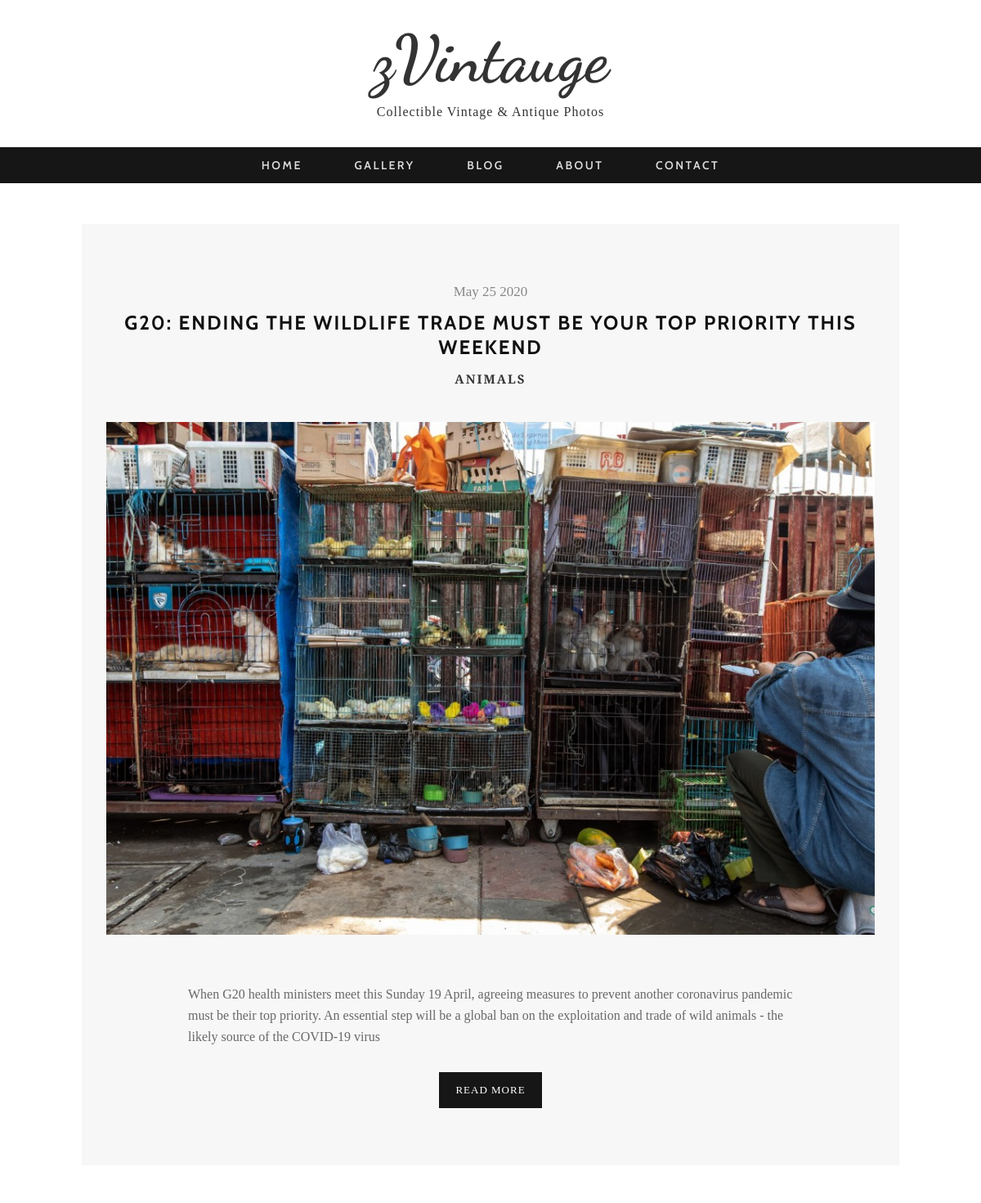
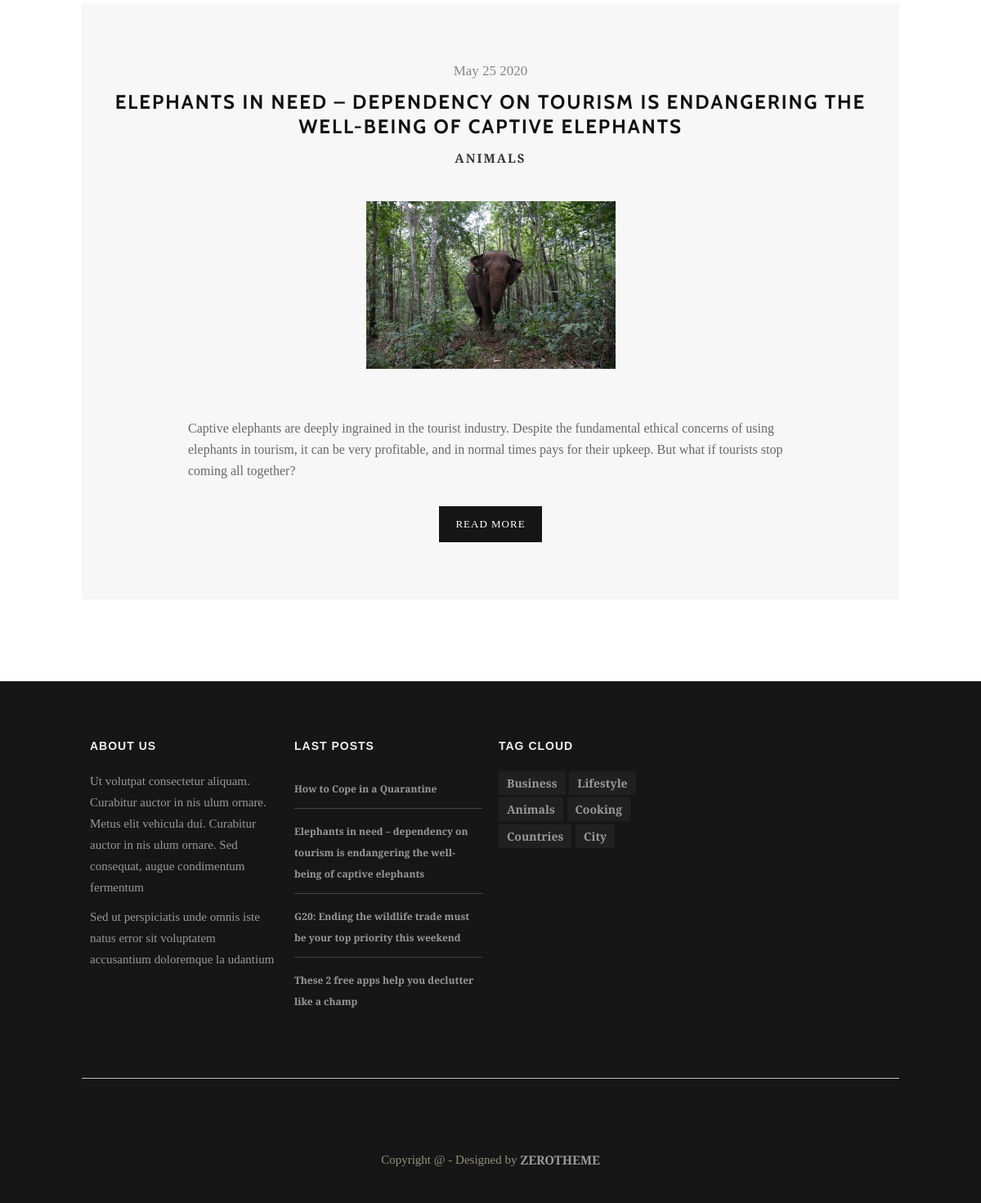
Page /blog/tag/animals/ on the committed database (2 pictures, top to bottom).
### blog/models.py (models this page shows, shortened)
class Article(models.Model):
    title = models.CharField(max_length = 255)
    min_text = models.CharField(max_length = 1023, blank = True, default="")
    text = models.TextField()
    tags = models.ManyToManyField(Tag)
    date_created = models.DateTimeField(auto_now_add = True)
    image = models.ImageField(upload_to = 'images', null = True, blank = True)
    def get_absolute_url(self):
        return reverse('article_detail_url', kwargs = { 'id' : self.id })

class Tag(models.Model):
    name = models.CharField(max_length = 50)
    def get_absolute_url(self):
        return reverse('tag_detail_url', kwargs = { 'tagname' : self.name })

### blog/views.py (the view)
# urls.py: path('tag/<str:tagname>/', views.TagDetail.as_view(), name = 'tag_detail_url')
class TagDetail(View):
    def get(self, request, tagname):
        tag = Tag.objects.get(name = tagname)
        articles = tag.article_set.all()
        context = {
            'tag': tag,
            'object_list': articles
        }
        return render(request, 'blog/tag_detail.html', context)

### blog/templatetags/blog_extras.py (called while the page is built)
@register.simple_tag
def get_tags():
    tags = Tag.objects.all()
    return tags

@register.simple_tag
def get_last_posts():
    posts = Article.objects.order_by('-date_created')[:4]
    return posts

### blog/templates/blog/tag_detail.html (shortened to what this page needs)
{% extends 'base_blog.html' %}
{% block content %}
	{% include 'includes/articles.html' %}
{% endblock %}

### blog/templates/includes/articles.html
<section id="container">
    <div class="wrap-container">
        <div id="main-content">
            <div class="wrap-content">
                <div class="row">
                    {% for article in object_list %}
                        <article class="single-post zerogrid">
                            <div class="row wrap-post">
                                <div class="entry-header">
                                    <span class="time">{{ article.date_created|date:'F j Y' }}</span>
                                    <h2 class="entry-title"><a href="{{ article.get_absolute_url }}">{{ article.title }}</a></h2>
                                    <span class="cat-links">
                                        {% include 'includes/tags_list.html' %}
                                    </span>
                                </div>
                                <div class="post-thumbnail-wrap">
                                    {% if article.image %}
                                        <img src="{{ article.image.url }}" alt="{{ article.image }}"/>
                                    {% endif %}
                                </div>
                                <div class="entry-content">
                                    <p>{{ article.min_text }}</p>
                                    <center><a class="button " href="{{ article.get_absolute_url }}">Read More</a></center>
                                </div>
                            </div>
                        </article>
                    {% endfor %}
                </div>
            </div>
        </div>
    </div>
</section>

### blog/templates/includes/tags_list.html
{% for tag in article.tags.all %}
    {% if forloop.counter == article.tags.all.count %}
        <a href="{{ tag.get_absolute_url }}">{{ tag.name }}</a>
    {% else %}
        <a href="{{ tag.get_absolute_url }}">{{ tag.name }}</a>,
    {% endif %}
{% endfor %}

### blog/templates/includes/footer.html (shortened to what this page needs)
{% load blog_extras %}
<footer>
    <div class="zerogrid wrap-footer">
        <div class="row">
            <div class="col-1-4 col-footer-1">
                <div class="wrap-col">
                    <h3 class="widget-title">About Us</h3>
                    <p>Ut volutpat consectetur aliquam. Curabitur auctor in nis ulum ornare. Metus elit vehicula dui. Curabitur auctor in nis ulum ornare. Sed consequat, augue condimentum fermentum</p>
                    <p>Sed ut perspiciatis unde omnis iste natus error sit voluptatem accusantium doloremque la udantium</p>
                </div>
            </div>
            <div class="col-1-4 col-footer-2">
                <div class="wrap-col">
                    <h3 class="widget-title">Last Posts</h3>
                    <ul>
                        {% get_last_posts as posts %}
                        {% for post in posts %}
                            <li><a href="{{ post.get_absolute_url }}">{{ post.title }}</a></li>
                        {% endfor %}
                    </ul>
                </div>
            </div>
            <div class="col-1-4 col-footer-3">
                <div class="wrap-col">
                    <h3 class="widget-title">Tag Cloud</h3>
                    {% get_tags as tags %}
                    {% for tag in tags %}
                        <a href="{{ tag.get_absolute_url }}">{{ tag.name }}</a>
                    {% endfor %}
                </div>
            </div>
        </div>
    </div>
    <div class="zerogrid bottom-footer">
        <div class="row">
            <div class="bottom-social">
                <a href="#"></a>
                <a href="#"></a>
                <a href="#"></a>
                <a href="#"></a>
                <a href="#"></a>
                <a href="#"></a>
                <a href="#"></a>
                <a href="#"></a>
            </div>
        </div>
        <div class="copyright">
            Copyright @ - Designed by <a href="https://www.zerotheme.com" title="free website templates">ZEROTHEME</a>
        </div>
    </div>
</footer>

### static/css/zerogrid.css (style rules this page uses)
.zerogrid { width: 1000px; position: relative; margin: 0 auto; padding: 0px; }
.zerogrid:after { content: "\0020"; display: block; height: 0; clear: both; visibility: hidden; }
.zerogrid .row:before,.row:after { content: '\0020'; display: block; overflow: hidden; visibility: hidden; width: 0; height: 0; }
.zerogrid .row:after { clear: both; }
.zerogrid .row { zoom: 1; }
.zerogrid .wrap-col { margin:10px; }
.zerogrid .col-1-2, .zerogrid .col-1-3, .zerogrid .col-2-3, .zerogrid .col-1-4, .zerogrid .col-2-4, .zerogrid .col-3-4, .zerogrid .col-1-5, .zerogrid .col-2-5, .zerogrid .col-3-5, .zerogrid .col-4-5, .zerogrid .col-1-6, .zerogrid .col-2-6, .zerogrid .col-3-6, .zerogrid .col-4-6, .zerogrid .col-5-6 { float:left; display: inline-block; }
.zerogrid .col-1-4,.zerogrid .col-1-4-fixed { width:25%; }

### rows in the picture
Article: date_created "May 25 2020", title "G20: ENDING THE WILDLIFE TRADE MUST BE YOUR TOP PRIORITY THIS WEEKEND", image (picture), min_text "When G20 health ministers meet this Sunday 19 April, agreeing measures to prevent another coronavirus pandemic must be their top priority. An essential step will be a global ban on the exploitation and trade of wild animals - the likely source of the COVID-19 virus", title "G20: Ending the wildlife trade must be your top priority this weekend"
Tag: name "ANIMALS", name "Animals"
Article: date_created "May 25 2020", title "ELEPHANTS IN NEED – DEPENDENCY ON TOURISM IS ENDANGERING THE WELL-BEING OF CAPTIVE ELEPHANTS", image (picture), min_text "Captive elephants are deeply ingrained in the tourist industry. Despite the fundamental ethical concerns of using elephants in tourism, it can be very profitable, and in normal times pays for their upkeep. But what if tourists stop coming all together?", title "Elephants in need – dependency on tourism is endangering the well-being of captive elephants"
Article: title "How to Cope in a Quarantine"
Article: title "These 2 free apps help you declutter like a champ"
Tag: name "Business"
Tag: name "Lifestyle"
Tag: name "Cooking"
Tag: name "Countries"
Tag: name "City"
